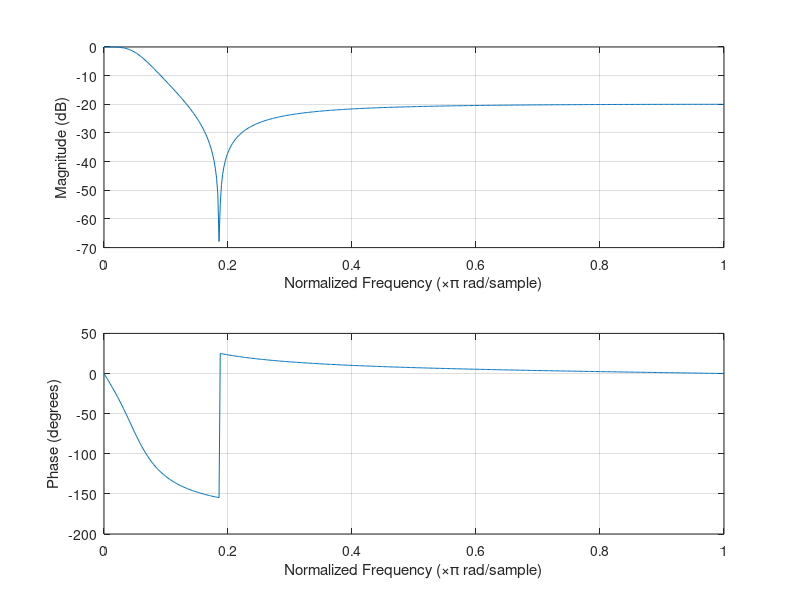

Reproduce this figure in MATLAB. (Note: this script raises an error after producing the figure.)
   clear all
   close all
   format long
%% Time specifications:
   Fs = 6000;                   % samples per second
   dt = 1/Fs;                   % seconds per sample
   StopTime = 1;             % seconds
   t = (0:dt:StopTime-dt)';     % seconds
   %% Sine wave:
   Fc = 10;                     % hertz
   x = 7000000.*sin(2*pi*Fc*t)+7700000;
   
   %% filter constr

fs=6000;
fc=400;

[b,a]=cheby2(2,20,2*fc/fs);
[sosl,g] = tf2sos(b,a);
figure(1)
 freqz(b,a);

for i=1:1
    for j=1:6
        [A,sos2(i,j),sos3(i,j)]=fixpoint(sosl(i,j),16);
    end
end

bp(1,1:3)=sos2(1,1:3);
ap(1,1:3)=sos2(1,4:6);

probka=1000;
R1=0;
R2=0;
R3=0;
k=1:1:300;

sos2
sos3

[l,f,m]=fixpoint(g,16);

m
%% filter
for i=k
    probka=x(i+1);   
    b0_g=bp(1,1)*probka;
    b1_g=bp(1,2)*probka;
    b2_g=bp(1,3)*probka;
    R3p(i)=R3;
    
    R3=floor(b0_g+R1);
    
    a1_g=R3*ap(1,2);
    a2_g=R3*ap(1,3);
    Rg=R3*g^(1/3);
    R1=floor(b1_g-a1_g+R2);
    
    R2=floor(b2_g-a2_g);
    Rp(4,i)=R3;
    Rp(3,i)=R2;
    Rp(2,i)=R1;
    Rp(1,i)=probka;
end

figure(2)
plot(k,R3p)
